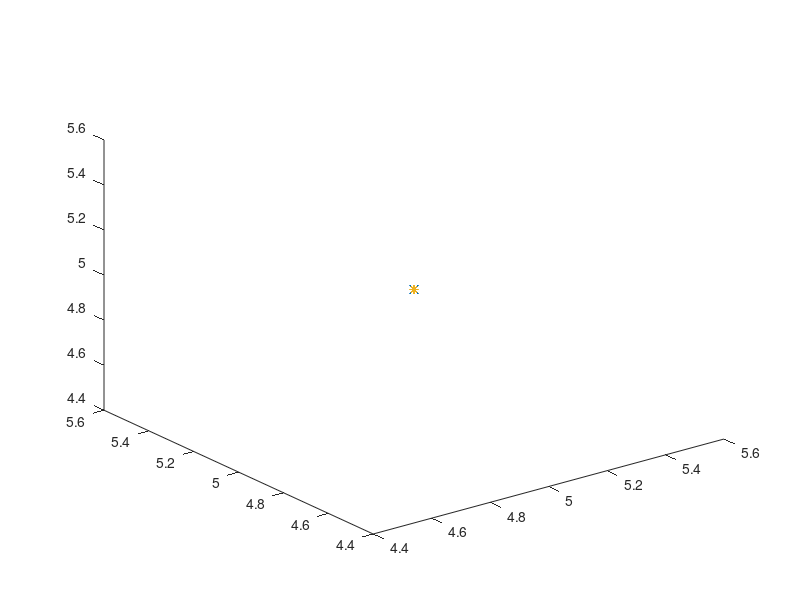

The MATLAB source for this figure:
clear all
clc
%% Obtaining Input Points
prompt='Input x coordinate of first point:';
a(1)=input(prompt);
prompt='Input y coordinate of first point:';
a(2)=input(prompt);
prompt='Input z coordinate of first point:';
a(3)=input(prompt);
prompt='Input x coordinate of second point:';
b(1)=input(prompt);
prompt='Input y coordinate of second point:';
b(2)=input(prompt);
prompt='Input z coordinate of second point:';
b(3)=input(prompt);
prompt='Input x coordinate of third point:';
c(1)=input(prompt);
prompt='Input y coordinate of third point:';
c(2)=input(prompt);
prompt='Input z coordinate of third point:';
c(3)=input(prompt);
prompt='Input x coordinate of fourth point:';
d(1)=input(prompt);
prompt='Input y coordinate of fourth point:';
d(2)=input(prompt);
prompt='Input z coordinate of fourth point:';
d(3)=input(prompt);
prompt='Input x coordinate of fourth point:';
e(1)=input(prompt);
prompt='Input y coordinate of fourth point:';
e(2)=input(prompt);
prompt='Input z coordinate of fourth point:';
e(3)=input(prompt);
%% Setting up arrays for control points
x= [a(1),b(1),c(1),d(1),e(1)];
y= [a(2),b(2),c(2),d(2),e(2)];
z= [a(3),b(3),c(3),d(3),e(3)];
plot3(x,y,z,'x')
hold 'on';
%% Casteljau Interpolation
for u=0:100
    %x-coordinates of points created by dividing lines ab,bc,cd,de
    f1=a(1)+(b(1)-a(1))*u/100;
    g1=b(1)+(c(1)-b(1))*u/100;
    h1=c(1)+(d(1)-c(1))*u/100;
    i1=d(1)+(e(1)-d(1))*u/100;
    %y-coordinates of points created by dividing lines ab,bc,cd,de
    f2=a(2)+(b(2)-a(2))*u/100;
    g2=b(2)+(c(2)-b(2))*u/100;
    h2=c(2)+(d(2)-c(2))*u/100;
    i2=d(2)+(e(2)-d(2))*u/100;
    %z-coordinates of points created by dividing lines ab,bc,cd,de
    f3=a(3)+(b(3)-a(3))*u/100;
    g3=b(3)+(c(3)-b(3))*u/100;
    h3=c(3)+(d(3)-c(3))*u/100;
    i3=d(3)+(e(3)-d(3))*u/100;
    %x-coordinates of points created by dividing lines fg,gh,hi
    j1=f1+(g1-f1)*u/100;
    k1=g1+(h1-g1)*u/100;
    l1=h1+(i1-h1)*u/100;
    %y-coordinates of points created by dividing lines fg,gh,hi
    j2=f2+(g2-f2)*u/100;
    k2=g2+(h2-g2)*u/100;
    l2=h2+(i2-h2)*u/100;
    %z-coordinates of points created by dividing lines fg,gh,hi
    j3=f3+(g3-f3)*u/100;
    k3=g3+(h3-g3)*u/100;
    l3=h3+(i3-h3)*u/100;
    %x-coordinates of points created by dividing lines jk,kl
    m1=j1+(k1-j1)*u/100;
    n1=k1+(l1-k1)*u/100;
    %y-coordinates of points created by dividing lines jk,kl
    m2=j2+(k2-j2)*u/100;
    n2=k2+(l2-k2)*u/100;
    %z-coordinates of points created by dividing lines jk,kl
    m3=j3+(k3-j3)*u/100;
    n3=k3+(l3-k3)*u/100;
    %x-coordinates of points on curve created by dividing lines mn
    o1(u+1)=m1+(n1-m1)*u/100;
    %y-coordinates of points on curve created by dividing lines mn
    o2(u+1)=m2+(n2-m2)*u/100;
    %x-coordinates of points on curve created by dividing lines mn
    o3(u+1)=m3+(n3-m3)*u/100;
end
%% Curve plot
plot3(o1,o2,o3,'-')
%% Plot of points for parameter u=0.37
    %x-coordinates of points created by dividing lines ab,bc,cd,de
    f(1)=a(1)+(b(1)-a(1))*37/100;
    g(1)=b(1)+(c(1)-b(1))*37/100;
    h(1)=c(1)+(d(1)-c(1))*37/100;
    i(1)=d(1)+(e(1)-d(1))*37/100;
    %y-coordinates of points created by dividing lines ab,bc,cd,de
    f(2)=a(2)+(b(2)-a(2))*37/100;
    g(2)=b(2)+(c(2)-b(2))*37/100;
    h(2)=c(2)+(d(2)-c(2))*37/100;
    i(2)=d(2)+(e(2)-d(2))*37/100;
    %z-coordinates of points created by dividing lines ab,bc,cd,de
    f(3)=a(3)+(b(3)-a(3))*37/100;
    g(3)=b(3)+(c(3)-b(3))*37/100;
    h(3)=c(3)+(d(3)-c(3))*37/100;
    i(3)=d(3)+(e(3)-d(3))*37/100;
    %x-coordinates of points created by dividing lines fg,gh,hi
    j(1)=f(1)+(g(1)-f(1))*37/100;
    k(1)=g(1)+(h(1)-g(1))*37/100;
    l(1)=h(1)+(i(1)-h(1))*37/100;
    %y-coordinates of points created by dividing lines fg,gh,hi
    j(2)=f(2)+(g(2)-f(2))*37/100;
    k(2)=g(2)+(h(2)-g(2))*37/100;
    l(2)=h(2)+(i(2)-h(2))*37/100;
    %z-coordinates of points created by dividing lines fg,gh,hi
    j(3)=f(3)+(g(3)-f(3))*37/100;
    k(3)=g(3)+(h(3)-g(3))*37/100;
    l(3)=h(3)+(i(3)-h(3))*37/100;
    %x-coordinates of points created by dividing lines jk,kl
    m(1)=j(1)+(k(1)-j(1))*37/100;
    n(1)=k(1)+(l(1)-k(1))*37/100;
    %y-coordinates of points created by dividing lines jk,kl
    m(2)=j(2)+(k(2)-j(2))*37/100;
    n(2)=k(2)+(l(2)-k(2))*37/100;
    %z-coordinates of points created by dividing lines jk,kl
    m(3)=j(3)+(k(3)-j(3))*37/100;
    n(3)=k(3)+(l(3)-k(3))*37/100;
    %x-coordinates of points on curve created by dividing lines mn
    o1(37)=m(1)+(n(1)-m(1))*37/100;
    %y-coordinates of points on curve created by dividing lines mn
    o2(37)=m(2)+(n(2)-m(2))*37/100;
    %x-coordinates of points on curve created by dividing lines mn
    o3(37)=m(3)+(n(3)-m(3))*37/100;
    %% Defining Array and plotting of required plot points
    p=[f(1),g(1),h(1),i(1),j(1),k(1),l(1),m(1),n(1),o1(37)];
    q=[f(2),g(2),h(2),i(2),j(2),k(2),l(2),m(2),n(2),o2(37)];
    r=[f(3),g(3),h(3),i(3),j(3),k(3),l(3),m(3),n(3),o3(37)];
    plot3(p,q,r,'*')
    pts = [a; b];    
    line(pts(:,1), pts(:,2), pts(:,3))
    pts = [b; c];    
    line(pts(:,1), pts(:,2), pts(:,3))
    pts = [c; d];    
    line(pts(:,1), pts(:,2), pts(:,3))
    pts = [d; e];    
    line(pts(:,1), pts(:,2), pts(:,3))
    pts = [f; g];    
    line(pts(:,1), pts(:,2), pts(:,3))
    pts = [g; h];    
    line(pts(:,1), pts(:,2), pts(:,3))
    pts = [h; i];    
    line(pts(:,1), pts(:,2), pts(:,3))
    pts = [j; k];    
    line(pts(:,1), pts(:,2), pts(:,3))
    pts = [k; l];    
    line(pts(:,1), pts(:,2), pts(:,3))
    pts = [m; n];    
    line(pts(:,1), pts(:,2), pts(:,3))